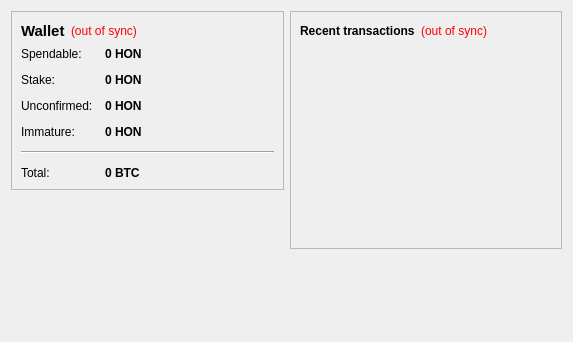
<?xml version="1.0" encoding="UTF-8"?>
<ui version="4.0">
 <class>OverviewPage</class>
 <widget class="QWidget" name="OverviewPage">
  <property name="geometry">
   <rect>
    <x>0</x>
    <y>0</y>
    <width>573</width>
    <height>342</height>
   </rect>
  </property>
  <property name="windowTitle">
   <string>Form</string>
  </property>
  <layout class="QHBoxLayout" name="horizontalLayout" stretch="1,1">
   <item>
    <layout class="QVBoxLayout" name="verticalLayout_2">
     <item>
      <widget class="QFrame" name="frame">
       <property name="frameShape">
        <enum>QFrame::StyledPanel</enum>
       </property>
       <property name="frameShadow">
        <enum>QFrame::Raised</enum>
       </property>
       <layout class="QVBoxLayout" name="verticalLayout_4">
        <item>
         <layout class="QHBoxLayout" name="horizontalLayout_4">
          <item>
           <widget class="QLabel" name="label_5">
            <property name="font">
             <font>
              <pointsize>11</pointsize>
              <weight>75</weight>
              <bold>true</bold>
             </font>
            </property>
            <property name="text">
             <string>Wallet</string>
            </property>
           </widget>
          </item>
          <item>
           <widget class="QLabel" name="labelWalletStatus">
            <property name="toolTip">
             <string>The displayed information may be out of date. Your wallet automatically synchronizes with the Hon network after a connection is established, but this process has not completed yet.</string>
            </property>
            <property name="styleSheet">
             <string notr="true">QLabel { color: red; }</string>
            </property>
            <property name="text">
             <string notr="true">(out of sync)</string>
            </property>
            <property name="alignment">
             <set>Qt::AlignLeading|Qt::AlignLeft|Qt::AlignVCenter</set>
            </property>
           </widget>
          </item>
          <item>
           <spacer name="horizontalSpacer_2">
            <property name="orientation">
             <enum>Qt::Horizontal</enum>
            </property>
            <property name="sizeHint" stdset="0">
             <size>
              <width>40</width>
              <height>20</height>
             </size>
            </property>
           </spacer>
          </item>
         </layout>
        </item>
        <item>
         <layout class="QFormLayout" name="formLayout_2">
          <property name="fieldGrowthPolicy">
           <enum>QFormLayout::AllNonFixedFieldsGrow</enum>
          </property>
          <property name="horizontalSpacing">
           <number>12</number>
          </property>
          <property name="verticalSpacing">
           <number>12</number>
          </property>
          <item row="0" column="0">
           <widget class="QLabel" name="label">
            <property name="text">
             <string>Spendable:</string>
            </property>
           </widget>
          </item>
          <item row="0" column="1">
           <widget class="QLabel" name="labelBalance">
            <property name="font">
             <font>
              <weight>75</weight>
              <bold>true</bold>
             </font>
            </property>
            <property name="cursor">
             <cursorShape>IBeamCursor</cursorShape>
            </property>
            <property name="toolTip">
             <string>Your current spendable balance</string>
            </property>
            <property name="text">
             <string notr="true">0 HON</string>
            </property>
            <property name="textInteractionFlags">
             <set>Qt::LinksAccessibleByMouse|Qt::TextSelectableByKeyboard|Qt::TextSelectableByMouse</set>
            </property>
           </widget>
          </item>
          <item row="1" column="0">
           <widget class="QLabel" name="label_6">
            <property name="text">
             <string>Stake:</string>
            </property>
           </widget>
          </item>
          <item row="1" column="1">
           <widget class="QLabel" name="labelStake">
            <property name="font">
             <font>
              <weight>75</weight>
              <bold>true</bold>
             </font>
            </property>
            <property name="cursor">
             <cursorShape>IBeamCursor</cursorShape>
            </property>
            <property name="toolTip">
             <string>Total of coins that was staked, and do not yet count toward the current balance</string>
            </property>
            <property name="text">
             <string notr="true">0 HON</string>
            </property>
            <property name="textInteractionFlags">
             <set>Qt::LinksAccessibleByMouse|Qt::TextSelectableByKeyboard|Qt::TextSelectableByMouse</set>
            </property>
           </widget>
          </item>
          <item row="2" column="0">
           <widget class="QLabel" name="label_3">
            <property name="text">
             <string>Unconfirmed:</string>
            </property>
           </widget>
          </item>
          <item row="2" column="1">
           <widget class="QLabel" name="labelUnconfirmed">
            <property name="font">
             <font>
              <weight>75</weight>
              <bold>true</bold>
             </font>
            </property>
            <property name="cursor">
             <cursorShape>IBeamCursor</cursorShape>
            </property>
            <property name="toolTip">
             <string>Total of transactions that have yet to be confirmed, and do not yet count toward the current balance</string>
            </property>
            <property name="text">
             <string notr="true">0 HON</string>
            </property>
            <property name="textInteractionFlags">
             <set>Qt::LinksAccessibleByMouse|Qt::TextSelectableByKeyboard|Qt::TextSelectableByMouse</set>
            </property>
           </widget>
          </item>
          <item row="3" column="0">
           <widget class="QLabel" name="labelImmatureText">
            <property name="text">
             <string>Immature:</string>
            </property>
           </widget>
          </item>
          <item row="3" column="1">
           <widget class="QLabel" name="labelImmature">
            <property name="font">
             <font>
              <weight>75</weight>
              <bold>true</bold>
             </font>
            </property>
            <property name="toolTip">
             <string>Mined balance that has not yet matured</string>
            </property>
            <property name="text">
             <string notr="true">0 HON</string>
            </property>
            <property name="textInteractionFlags">
             <set>Qt::LinksAccessibleByMouse|Qt::TextSelectableByKeyboard|Qt::TextSelectableByMouse</set>
            </property>
           </widget>
          </item>
          <item row="4" column="0" colspan="2">
           <widget class="Line" name="line">
            <property name="orientation">
             <enum>Qt::Horizontal</enum>
            </property>
           </widget>
          </item>
          <item row="5" column="0">
           <widget class="QLabel" name="labelTotalText">
            <property name="text">
             <string>Total:</string>
            </property>
           </widget>
          </item>
          <item row="5" column="1">
           <widget class="QLabel" name="labelTotal">
            <property name="font">
             <font>
              <weight>75</weight>
              <bold>true</bold>
             </font>
            </property>
            <property name="cursor">
             <cursorShape>IBeamCursor</cursorShape>
            </property>
            <property name="toolTip">
             <string>Your current total balance</string>
            </property>
            <property name="text">
             <string notr="true">0 BTC</string>
            </property>
            <property name="textInteractionFlags">
             <set>Qt::LinksAccessibleByMouse|Qt::TextSelectableByKeyboard|Qt::TextSelectableByMouse</set>
            </property>
           </widget>
          </item>
         </layout>
        </item>
       </layout>
      </widget>
     </item>
     <item>
      <spacer name="verticalSpacer">
       <property name="orientation">
        <enum>Qt::Vertical</enum>
       </property>
       <property name="sizeHint" stdset="0">
        <size>
         <width>20</width>
         <height>40</height>
        </size>
       </property>
      </spacer>
     </item>
    </layout>
   </item>
   <item>
    <layout class="QVBoxLayout" name="verticalLayout_3">
     <item>
      <widget class="QFrame" name="frame_2">
       <property name="frameShape">
        <enum>QFrame::StyledPanel</enum>
       </property>
       <property name="frameShadow">
        <enum>QFrame::Raised</enum>
       </property>
       <layout class="QVBoxLayout" name="verticalLayout">
        <item>
         <layout class="QHBoxLayout" name="horizontalLayout_2">
          <item>
           <widget class="QLabel" name="label_4">
            <property name="text">
             <string>&lt;b&gt;Recent transactions&lt;/b&gt;</string>
            </property>
           </widget>
          </item>
          <item>
           <widget class="QLabel" name="labelTransactionsStatus">
            <property name="toolTip">
             <string>The displayed information may be out of date. Your wallet automatically synchronizes with the Hon network after a connection is established, but this process has not completed yet.</string>
            </property>
            <property name="styleSheet">
             <string notr="true">QLabel { color: red; }</string>
            </property>
            <property name="text">
             <string notr="true">(out of sync)</string>
            </property>
            <property name="alignment">
             <set>Qt::AlignRight|Qt::AlignTrailing|Qt::AlignVCenter</set>
            </property>
           </widget>
          </item>
          <item>
           <spacer name="horizontalSpacer">
            <property name="orientation">
             <enum>Qt::Horizontal</enum>
            </property>
            <property name="sizeHint" stdset="0">
             <size>
              <width>40</width>
              <height>20</height>
             </size>
            </property>
           </spacer>
          </item>
         </layout>
        </item>
        <item>
         <widget class="QListView" name="listTransactions">
          <property name="styleSheet">
           <string notr="true">QListView { background: transparent; }</string>
          </property>
          <property name="frameShape">
           <enum>QFrame::NoFrame</enum>
          </property>
          <property name="verticalScrollBarPolicy">
           <enum>Qt::ScrollBarAlwaysOff</enum>
          </property>
          <property name="horizontalScrollBarPolicy">
           <enum>Qt::ScrollBarAlwaysOff</enum>
          </property>
          <property name="selectionMode">
           <enum>QAbstractItemView::NoSelection</enum>
          </property>
         </widget>
        </item>
       </layout>
      </widget>
     </item>
     <item>
      <spacer name="verticalSpacer_2">
       <property name="orientation">
        <enum>Qt::Vertical</enum>
       </property>
       <property name="sizeHint" stdset="0">
        <size>
         <width>20</width>
         <height>40</height>
        </size>
       </property>
      </spacer>
     </item>
    </layout>
   </item>
  </layout>
 </widget>
 <resources/>
 <connections/>
</ui>
